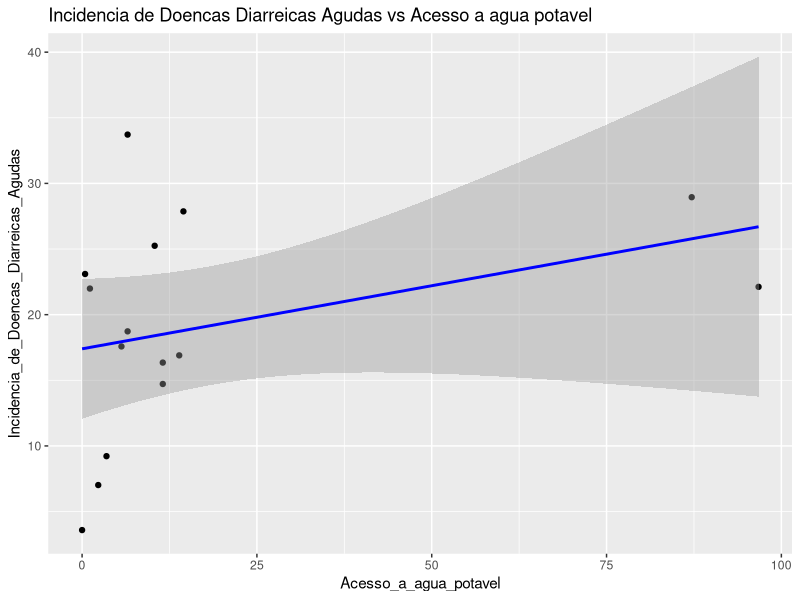
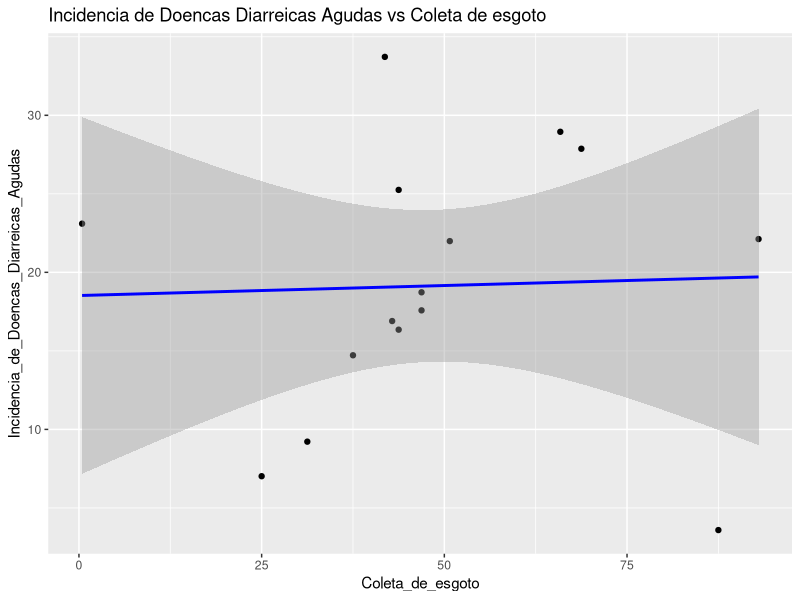
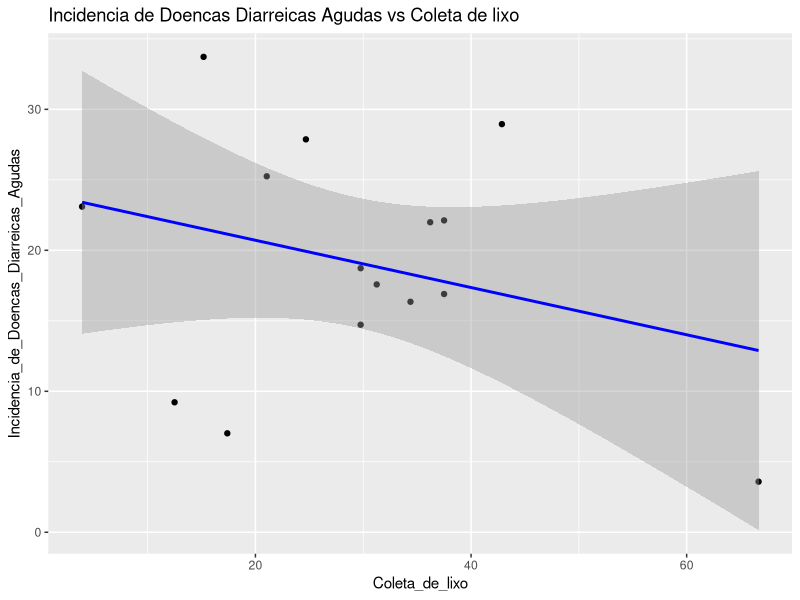

Reproduce these figures in R, in order.
# Carregar as bibliotecas necessárias
library(ggplot2)

# Declarar o dataframe 'data' e suas colunas com os valores fornecidos
data <- data.frame(
  Municipio = c("Amapa", "Tartarugalzinho", "Santana", "Porto Grande", "Laranjal do Jari", 
                "Pedra Branca do Amapari", "Calcoene", "Mazagao", "Serra do Navio", "Cutias", 
                "Oiapoque", "Itaubal", "Macapa", "Vitoria do Jari", "Pracuuba"),
  Incidencia_de_Doencas_Diarreicas_Agudas = c(33.72, 28.95, 27.87, 25.25, 23.1, 
                                              22.12, 21.99, 18.73, 17.58, 16.9, 
                                              16.35, 14.72, 9.22, 7.02, 3.59),
  Acesso_a_agua_potavel = c(6.51, 87.18, 14.49, 10.38, 0.43, 
                            96.74, 1.12, 6.51, 5.63, 13.89, 
                            11.54, 11.54, 3.49, 2.31, 0.0),
  Coleta_de_esgoto = c(41.86, 65.87, 68.75, 43.75, 0.43, 
                       93.0, 50.75, 46.88, 46.88, 42.86, 
                       43.75, 37.5, 31.25, 25.0, 87.5),
  Coleta_de_lixo = c(15.19, 42.86, 24.68, 21.05, 3.92, 
                     37.5, 36.21, 29.76, 31.25, 37.5, 
                     34.38, 29.76, 12.5, 17.39, 66.67)
)

# Scatter plots para visualizar correlações
plot1 <- ggplot(data, aes(x = Acesso_a_agua_potavel, y = Incidencia_de_Doencas_Diarreicas_Agudas)) +
  geom_point() +
  geom_smooth(method = 'lm', col = 'blue') +
  ggtitle('Incidencia de Doencas Diarreicas Agudas vs Acesso a agua potavel')

plot2 <- ggplot(data, aes(x = Coleta_de_esgoto, y = Incidencia_de_Doencas_Diarreicas_Agudas)) +
  geom_point() +
  geom_smooth(method = 'lm', col = 'blue') +
  ggtitle('Incidencia de Doencas Diarreicas Agudas vs Coleta de esgoto')

plot3 <- ggplot(data, aes(x = Coleta_de_lixo, y = Incidencia_de_Doencas_Diarreicas_Agudas)) +
  geom_point() +
  geom_smooth(method = 'lm', col = 'blue') +
  ggtitle('Incidencia de Doencas Diarreicas Agudas vs Coleta de lixo')

# Imprimir plots
print(plot1)
print(plot2)
print(plot3)

# Verificar correlação entre as variáveis
correlation1 <- cor(data$Acesso_a_agua_potavel, data$Incidencia_de_Doencas_Diarreicas_Agudas)
correlation2 <- cor(data$Coleta_de_esgoto, data$Incidencia_de_Doencas_Diarreicas_Agudas)
correlation3 <- cor(data$Coleta_de_lixo, data$Incidencia_de_Doencas_Diarreicas_Agudas)

cat("Correlação entre Acesso a água potável e Incidência de Doenças Diarreicas Agudas:", correlation1, "\n")
cat("Correlação entre Coleta de esgoto e Incidência de Doenças Diarreicas Agudas:", correlation2, "\n")
cat("Correlação entre Coleta de lixo e Incidência de Doenças Diarreicas Agudas:", correlation3, "\n")

# Realizo o teste t
t_test1 <- t.test(data$Acesso_a_agua_potavel, data$Incidencia_de_Doencas_Diarreicas_Agudas)
t_test2 <- t.test(data$Coleta_de_esgoto, data$Incidencia_de_Doencas_Diarreicas_Agudas)
t_test3 <- t.test(data$Coleta_de_lixo, data$Incidencia_de_Doencas_Diarreicas_Agudas)

# Imprimo resultados dos testes t
cat("\nTeste t entre Acesso a água potável e Incidência de Doenças Diarreicas Agudas:\n")
print(t_test1)
cat("\nTeste t entre Coleta de esgoto e Incidência de Doenças Diarreicas Agudas:\n")
print(t_test2)
cat("\nTeste t entre Coleta de lixo e Incidência de Doenças Diarreicas Agudas:\n")
print(t_test3)

# Verifica se e normal
s_test1 <- shapiro.test(data$Acesso_a_agua_potavel)
s_test2 <- shapiro.test(data$Coleta_de_esgoto)
s_test3 <- shapiro.test(data$Coleta_de_lixo)
s_test4 <- shapiro.test(data$Incidencia_de_Doencas_Diarreicas_Agudas)

# Imprimir resultados dos testes para verificar se esta em distribuicao normal
cat("\nTeste S entre Acesso a água potável:\n")
print(s_test1)
cat("\nTeste S entre Coleta de esgoto:\n")
print(s_test2)
cat("\nTeste S entre Coleta de lixo:\n")
print(s_test3)
cat("\nTeste S entre Incidencia:\n")
print(s_test4)